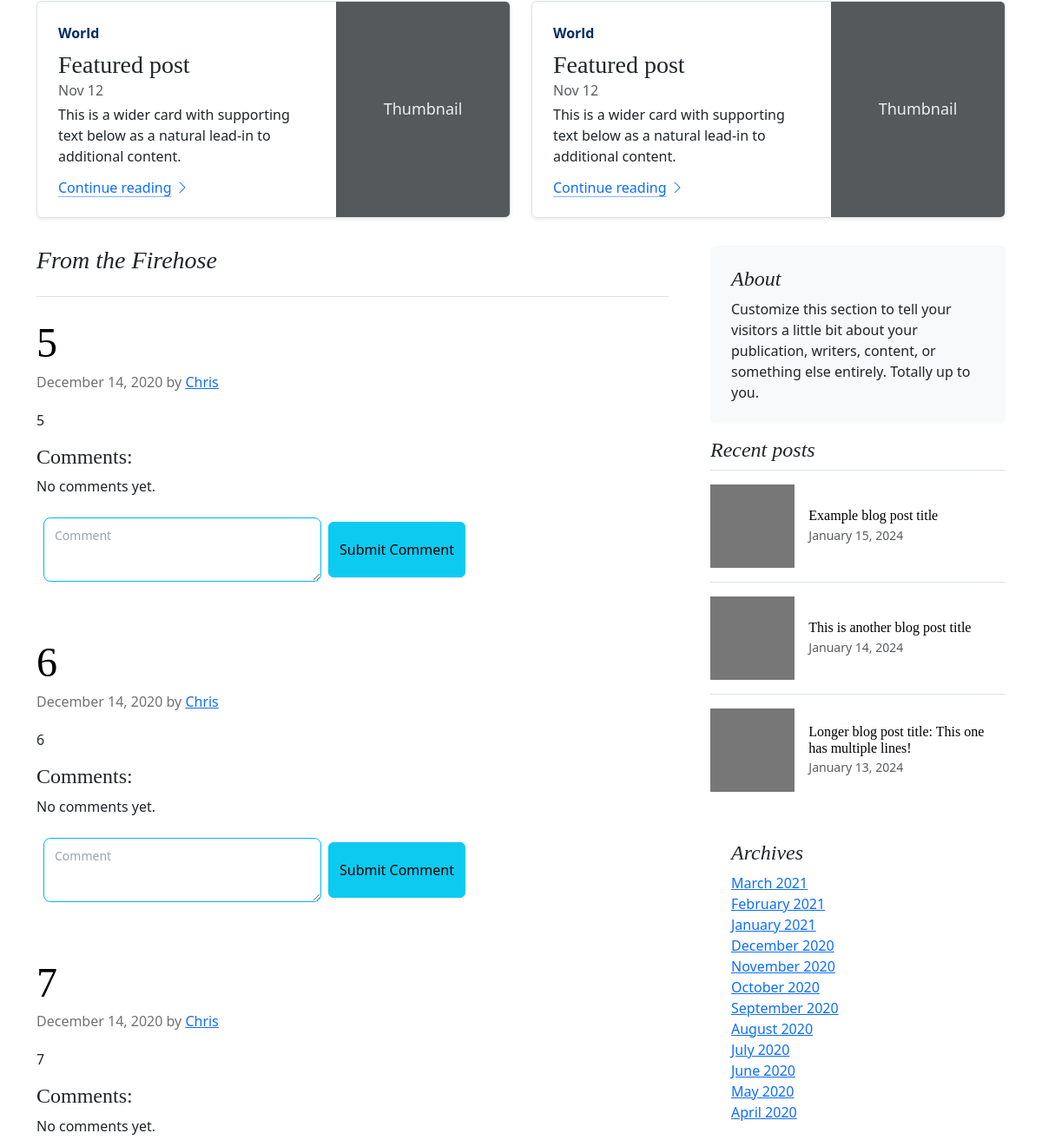
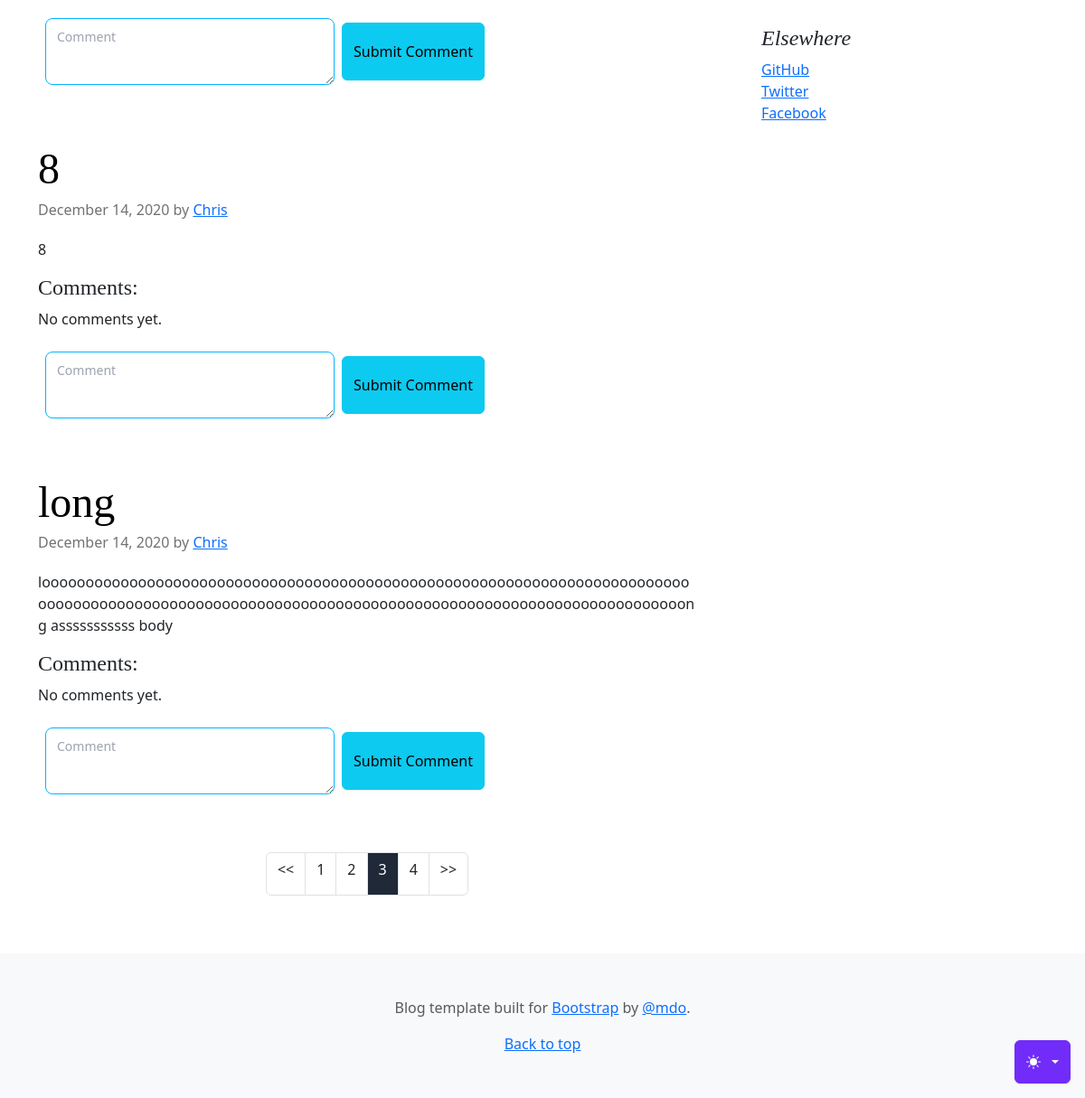
The app's page /?page=3 (lower part), older data (2 pictures, top to bottom).
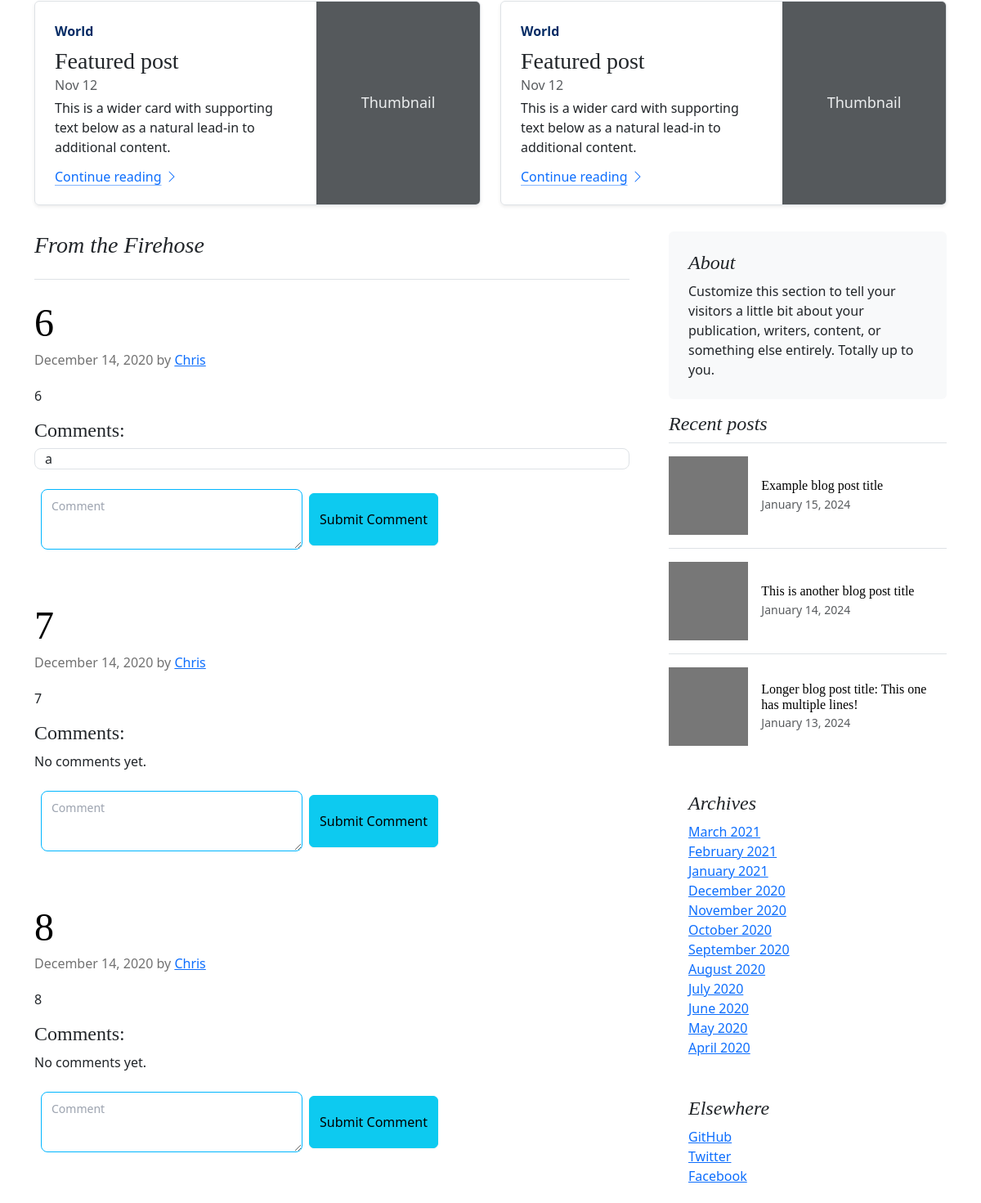
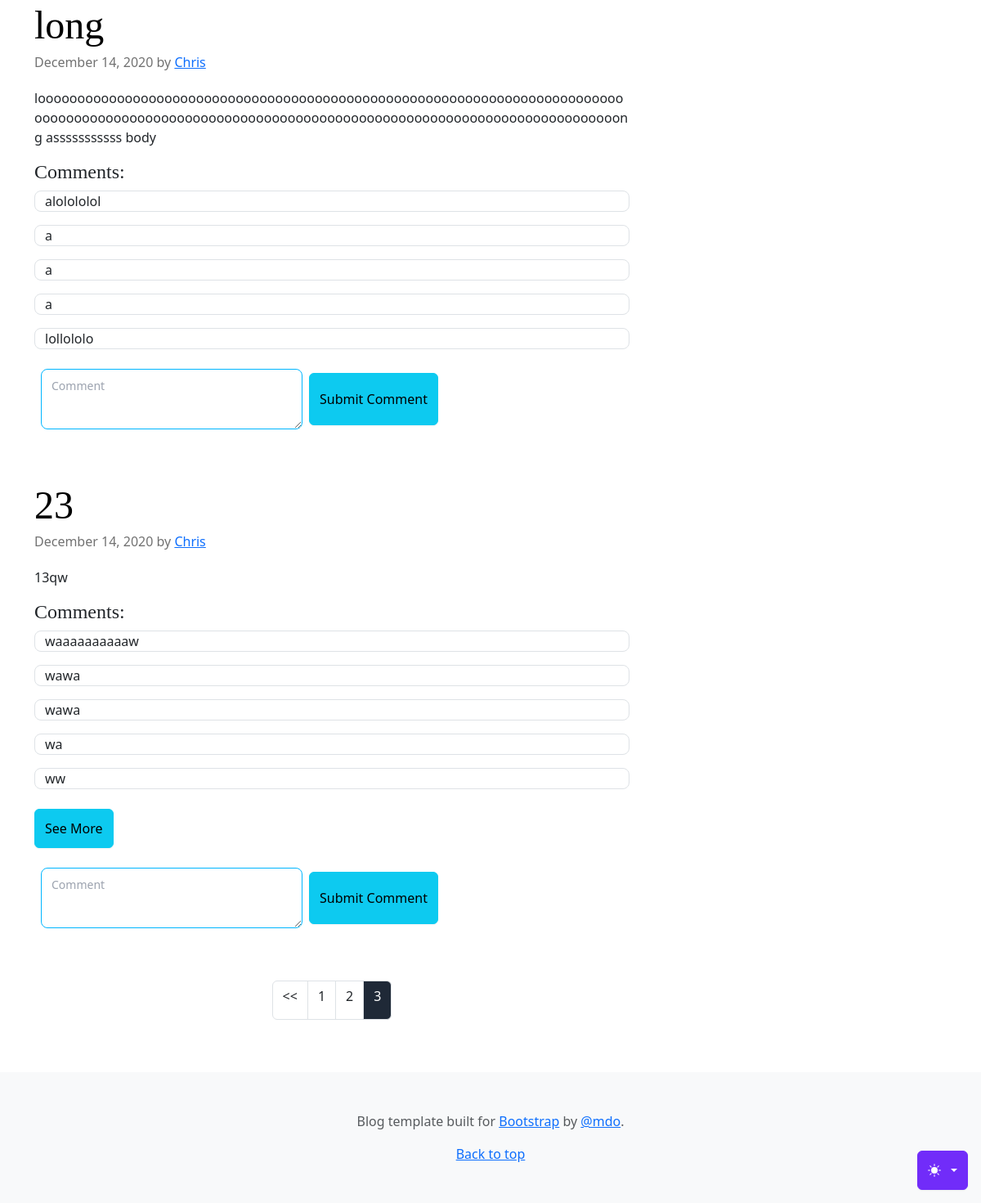
The same page, newer data (2 pictures, top to bottom).
### tables this page shows
CREATE TABLE posts
(
    id    integer
        constraint posts_pk
            primary key autoincrement,
    title text not null,
    body  text not null
);

CREATE TABLE comments (
    id INTEGER PRIMARY KEY AUTOINCREMENT,
    post_id INTEGER,
    body TEXT NOT NULL,
    created_at DATETIME DEFAULT CURRENT_TIMESTAMP,
    updated_at DATETIME DEFAULT CURRENT_TIMESTAMP,
    FOREIGN KEY (post_id) REFERENCES posts(id) ON DELETE CASCADE
);

### helpers.php (called while the page is built, shortened)
<?php
function view($viewName, $vars=[]){
    extract($vars);
    include __DIR__ . "/views/$viewName.php";
}

### src/Controllers/PublicController.php (called while the page is built, shortened)
<?php
class PublicController
{
    public function index() {
        $perPage = 5;
        $currentPage = isset($_GET['page']) ? (int)$_GET['page'] : 1;
        $totalPosts = Post::count();
        $totalPages = ceil($totalPosts / $perPage);
        $offset = ($currentPage - 1) * $perPage;
        $posts = Post::paginate($perPage, $offset);
        view('index', compact('posts', 'currentPage', 'totalPages'));
    }
}

### src/DB.php (called while the page is built, shortened)
<?php
class DB
{
    private $conn;
    public function __construct()
    {
        try {
            $this->conn = new PDO('sqlite:' . __DIR__ . '/../db.sqlite');
            $this->conn->setAttribute(PDO::ATTR_ERRMODE, PDO::ERRMODE_EXCEPTION);
        } catch (PDOException $e) {
            echo "Connection failed: " . $e->getMessage();
        }
    }
    public function query($sql)
    {
        return $this->conn->query($sql);
    }
    public function prepare($sql)
    {
        return $this->conn->prepare($sql);
    }
    public function where($table, $class, $field, $value)
    {
        $stmt = $this->conn->prepare("SELECT * FROM $table WHERE $field=:value");
        $stmt->execute(['value' => $value]);
        $stmt->setFetchMode(PDO::FETCH_CLASS, $class);
        return $stmt->fetchAll();
    }
}

### src/Models/Post.php (called while the page is built, shortened)
<?php
class Post extends Model {
    public static $table = 'posts';
    public $id;
    public static function count() {
        $db = new DB();
        $stmt = $db->query("SELECT COUNT(*) as count FROM " . self::$table);
        $result = $stmt->fetch();
        return $result['count'];
    }
    public static function paginate($limit, $offset) {
        $db = new DB();
        $stmt = $db->prepare("SELECT * FROM " . self::$table . " LIMIT :limit OFFSET :offset");
        $stmt->bindValue(':limit', $limit, \PDO::PARAM_INT);
        $stmt->bindValue(':offset', $offset, \PDO::PARAM_INT);
        $stmt->execute();
        return $stmt->fetchAll(\PDO::FETCH_CLASS, self::class);
    }
    public function comments() {
        $db = new DB();
        return $db->where('comments', Comment::class, 'post_id', $this->id);
    }
}

### views/partials/posts.php (the view, shortened to what the changed rows need)
<?php foreach($posts as $post): ?>
    <article class="blog-post">
        <h2 class="display-5 link-body-emphasis mb-1">
        <a href="posts/show?id=<?=$post->id?>" class="text-inherit no-underline"><?=$post->title?></a>
        </h2>
        <p class="blog-post-meta">December 14, 2020 by <a href="#">Chris</a></p>
        <p class="break-words whitespace-normal"><?=$post->body?></p>
        <section class="comments">
            <h4>Comments:</h4>
            <div class="commentList">
                <?php $comments = $post->comments(); ?>
                <?php if (count($comments) > 0): ?>
                    <?php foreach($comments as $index => $comment): ?>
                        <div class="comment <?= $index >= 5 ? 'hidden' : '' ?>">
                            <p class="container-sm border border-gray-300 rounded-lg '"><?=$comment->body?></p>
                        </div>
                    <?php endforeach; ?>
                    <?php if (count($comments) > 5): ?>
                        <button class="see-more btn btn-info mt-2">See More</button>
                    <?php endif; ?>
                <?php else: ?>
                    <p>No comments yet.</p>
                <?php endif; ?>
            </div>
            <form class="commentForm flex items-center align-left space-x-2 mt-4">
                <textarea name="body" required class="textarea textarea-ghost textarea-bordered textarea-info textarea-sm w-full max-w-xs" placeholder="Comment"></textarea>
                <button type="submit" class="btn btn-info btn-xs sm:btn-sm md:btn-md lg:btn-lg">Submit Comment</button>
            </form>
        </section>
    </article>
<?php endforeach; ?>
<nav class="blog-pagination" aria-label="Pagination">
<?php include __DIR__ . '/pagination.php'; ?>
</nav>

### views/partials/featured.php
<div class="row mb-2">
    <?php for($i=0; $i<2; $i++): ?>
      <div class="col-md-6">
        <div class="row g-0 border rounded overflow-hidden flex-md-row mb-4 shadow-sm h-md-250 position-relative">
          <div class="col p-4 d-flex flex-column position-static">
            <strong class="d-inline-block mb-2 text-primary-emphasis">World</strong>
            <h3 class="mb-0">Featured post</h3>
            <div class="mb-1 text-body-secondary">Nov 12</div>
            <p class="card-text mb-auto">This is a wider card with supporting text below as a natural lead-in to additional content.</p>
            <a href="#" class="icon-link gap-1 icon-link-hover stretched-link">
              Continue reading
              <svg class="bi"><use xlink:href="#chevron-right"/></svg>
            </a>
          </div>
          <div class="col-auto d-none d-lg-block">
            <svg class="bd-placeholder-img" width="200" height="250" xmlns="http://www.w3.org/2000/svg" role="img" aria-label="Placeholder: Thumbnail" preserveAspectRatio="xMidYMid slice" focusable="false"><title>Placeholder</title><rect width="100%" height="100%" fill="#55595c"/><text x="50%" y="50%" fill="#eceeef" dy=".3em">Thumbnail</text></svg>
          </div>
        </div>
      </div>
    <?php endfor; ?>
</div>

### views/partials/pagination.php
<div class="flex justify-center mt-4">
    <div class="join">
        <?php if (isset($currentPage) && $currentPage > 1): ?>
            <a href="?page=<?= $currentPage - 1 ?>" class="pagination-link join-item btn btn-md border border-gray-600 btn-outline" data-page="<?= $currentPage - 1 ?>"><<</a>
        <?php endif; ?>
        <?php if (isset($totalPages)): ?>
            <?php for ($i = 1; $i <= $totalPages; $i++): ?>
                <a href="?page=<?= $i ?>" class="pagination-link join-item btn btn-md border border-gray-600 btn-outline <?= $i == $currentPage ? 'join-item btn-active btn-md border border-gray-600 btn-outline' : '' ?>" data-page="<?= $i ?>"><?= $i ?></a>
            <?php endfor; ?>
        <?php endif; ?>
        <?php if (isset($currentPage) && $currentPage < $totalPages): ?>
            <a href="?page=<?= $currentPage + 1 ?>" class="pagination-link join-item btn btn-md border border-gray-600 btn-outline" data-page="<?= $currentPage + 1 ?>">>></a>
        <?php endif; ?>
    </div>
</div>

Row changes from the older to the newer data that the page shows:
no longer on this page (row unchanged): posts: title "5", body "5", shows "No comments yet."
shown differently, row unchanged: posts (number 1 of 5 on the later page): no longer shows "No comments yet."
added comments: body "a", shown under posts (number 1 of 5 on the later page)
shown differently, row unchanged: posts "long": no longer shows "No comments yet."
added comments: body "alolololol", shown under posts "long"
added comments: body "a", shown under posts "long"
added comments: body "a", shown under posts "long"
added comments: body "a", shown under posts "long"
added comments: body "lollololo", shown under posts "long"
now on this page (row unchanged): posts: title "23", body "13qw", shows "See More"
added comments: body "waaaaaaaaaaw", shown under "23"
added comments: body "wawa", shown under "23"
added comments: body "wawa", shown under "23"
added comments: body "wa", shown under "23"
added comments: body "ww", shown under "23"
Text that changed along with them:
list line gone: "4"
